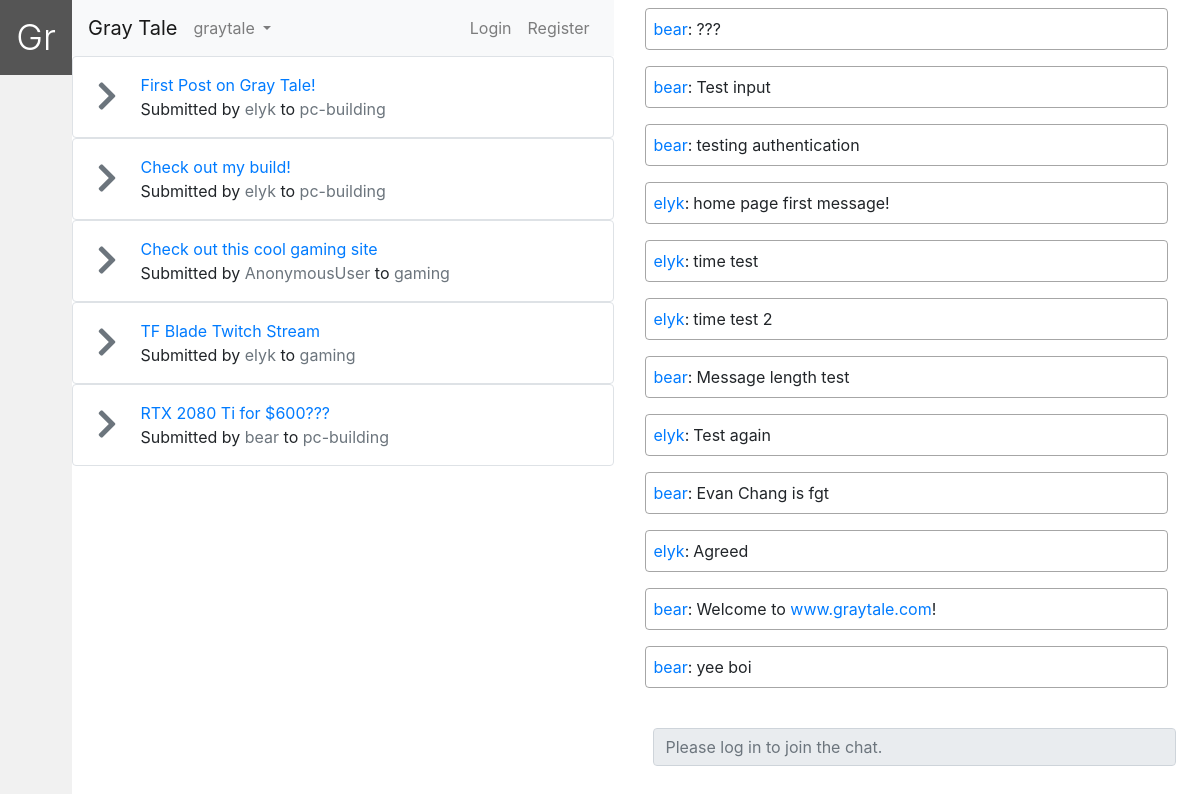
Before: / with the older database file.
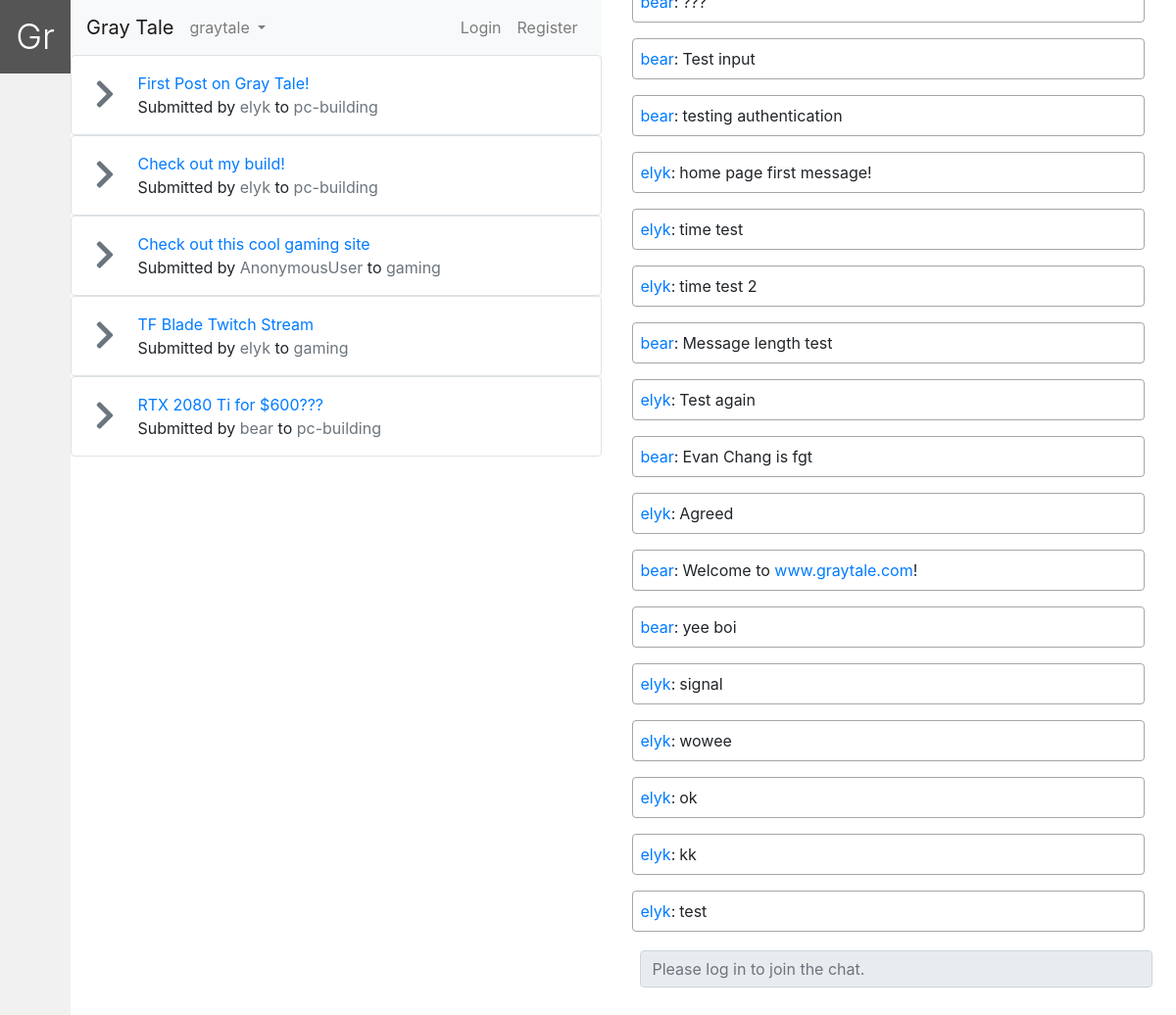
After: the same page with the newer database file.
### chatbox/models.py (models this page shows, shortened)
class Post(models.Model):
    dt = datetime.now()
    username = models.CharField(max_length=32,default='user')
    topic = models.CharField(max_length=32, default='graytale')
    url = models.URLField(max_length=250)
    text = models.TextField(blank=True,max_length=10000)
    title = models.CharField(max_length=64, default='')
    datetime = models.IntegerField(default=time.mktime(dt.timetuple()))

class Message(models.Model):
    dt = datetime.now()
    username = models.CharField(max_length=32,default='user')
    message_text = models.CharField(max_length=1000)
    room_name = models.CharField(max_length=200,default='lobby')
    post_id = models.IntegerField(default=0)
    datetime = models.IntegerField(default=time.mktime(dt.timetuple()))

### chatbox/views.py (the view, shortened to what this page needs)
# urls.py: url(r'^$',views.room,name='index'),
@ensure_csrf_cookie
def room(request, room_name='graytale'):
    subscriptions, topic, messages = room_data(request, room_name, 0)
    if len(topic) == 0:
        raise Http404("Page does not exist")
    if room_name == 'graytale':
        posts = Post.objects.order_by('datetime')[:10]
    else:
        posts = Post.objects.filter(topic=room_name).order_by('datetime')[:10]
    subscribed = False if len(subscriptions) == 0 else len(subscriptions.filter(name=room_name)) > 0
    return render(request,'chat/room.html', {
        'room_name': mark_safe(room_name),
        'room_name_json': mark_safe(json.dumps(room_name)),
        'chat_history' : messages,
        'subscribed' : subscribed,
        'subscriptions' : subscriptions,
        'subscribable': True,
        'posts': posts,
    })

### chatbox/views.py (called while the page is built)
def room_data(request, room_name, post_id):
    if request.user.is_authenticated:
        try:
            subscriptions = request.user.profile.subscriptions.all()
        except:
            Profile.objects.create(user=request.user)
            subscriptions = request.user.profile.subscriptions.all()
    else:
        subscriptions = []
    topic = Topic.objects.filter(name=room_name)
    messages = reversed(Message.objects.filter(room_name=room_name, post_id=post_id).order_by('-datetime')[:20])
    return subscriptions, topic, messages

### chatbox/templates/chat/room.html (shortened to what this page needs)
{% extends "chat/base.html" %}
{% load static %}
{% block site_head %}
    <link rel="stylesheet" href="{% static 'css/chatbox.css' %}">
{% endblock site_head %}
{% block content %}
        <div class="row h-100">
            {% include "chat/sidebar.html" %}
            <div class="col-md-12" id="content">
                <div class="row">
                    <div class="posts col-md-6">
                        {% include "chat/navbar.html" %}
                        <div id="posts-window" class="posts-wrapper pre-scrollable">
                            {% for post in posts %}
                                <div class="gt-post border rounded py-3 px-4">
                                    <div class="row">
                                        <div class="col-md-1 my-auto">
                                            <a href="{% url 'index' %}g/{{post.topic}}/{{post.id}}" class="text-secondary"><i class="fas fa-chevron-right fa-2x"></i></a>
                                        </div>
                                        <div class="gt-post-details col-md-11">
                                            <div class="gt-post-link">
                                                <a href="{{post.url}}" target="_blank">{{post.title}}</a>
                                            </div>
                                            Submitted by <a class="text-muted" href="{% url 'index' %}user/{{post.username}}">{{post.username}}</a> to <a class="text-muted" href="{% url 'index' %}g/{{post.topic}}">{{post.topic}}</a>
                                        </div>
                                    </div>
                                </div>
                            {% endfor %}
                        </div>
                    </div>
                    <div class="col-md-6" id="chat-log">
                        <div id="chat-log-window" class="chat-log-wrapper pre-scrollable">
                            <div class="row" id="chat-log-div">
                            {% for msg in chat_history %}
                                <div class="chat-line col-md-11">
                                    <a class="msg-user" href="{% url 'index' %}user/{{msg.username}}">{{msg.username}}</a><span class="msg-sep pr-1">:</span><span class="msg-text">{{msg.message_text | urlize}}</span>
                                </div>
                            {% endfor %}
                            </div>
                        </div>
                        <div class="chat-input-wrapper">
                            <div class="row">
                                {% if user.is_authenticated %}
                                <input id="chat-message-input" class="form-control col-md-12" type="text" placeholder="Press 'Enter' to send a message"/>
                                {% else %}
                                <input id="chat-message-input" class="form-control col-md-12" type="text" size="2000" placeholder="Please log in to join the chat." disabled/>
                                {% endif %}
                            </div>
                        </div>
                    </div>
                </div>
            </div>
        </div>
{% endblock content %}

### chatbox/templates/chat/base.html (shortened to what this page needs)
{% load static %}
<!DOCTYPE html>
<html>
<head>
    <link rel="stylesheet" href="{% static 'css/sidebar.css'%}">
    <link rel="stylesheet" href="{% static 'css/bootstrap.min.css' %}">
    <link rel="stylesheet" href="{% static 'css/fontawesome.css' %}">
    {% block site_head %}
    {% endblock site_head %}
</head>
<body>
    <div class="gt-body container-fluid">
        {% block content %}
        {% endblock content %}
    </div>
</body>

### chatbox/templates/chat/sidebar.html (shortened to what this page needs)
{% load generaltags %}
<div class="sidebar">
    <div class="container">
        <div class="row sub-icon-wrapper">
            <div class="sub-icon m-auto display-4">
                <a href="{% url 'index' %}">Gr</a>
            </div>
        </div>
    </div>
</div>

### chatbox/templates/chat/navbar.html (shortened to what this page needs)
<nav class="navbar navbar-expand-lg navbar-light bg-light">
    <ul class="navbar-nav mr-auto">
        <li class="nav-item">
            <a class="navbar-brand mr-auto" href="{% url 'index' %}">Gray Tale</a>
        </li>
        <li class="nav-item dropdown">
            <a class="nav-link dropdown-toggle" href="#" id="navbarDropdown" role="button" data-toggle="dropdown" aria-haspopup="true" aria-expanded="false">
                {{room_name}}
            </a>
        </li>
    </ul>
    <ul class="navbar-nav ml-auto">
        {% if user.is_authenticated %}
        <li class="nav-item my-auto mx-2">
            <span>Hi, <a href="{% url 'index' %}user/{{user}}" class=>{{ user }}</a>!</span>
        </li>
        <li class="nav-item my-auto">
            <a href="{% url 'index' %}user/{{user}}" class="nav-link">Profile</a>
        </li>
        <li class="nav-item">
            <a class="nav-link" href="{% url 'logout' %}">Logout</a>
        </li>
        {% else %}
        <li class="nav-item">
            <a class="nav-link" data-toggle="modal" data-target="#modal" href="{% url 'login' %}">Login</a>
        </li>
        <li class="nav-item">
            <a class="nav-link" data-toggle="modal" data-target="#modal" href="{% url 'register' %}">Register</a>
        </li>
        {% endif %}
    </ul>
</nav>

### chatbox/static/css/sidebar.css (style rules this page uses)
.sidebar { margin: 0; padding: 0; width: 72px; background-color: #f1f1f1; position: fixed; height: 100%; overflow: auto; z-index: 99999999; overflow: hidden; }
.sidebar a { display: block; color: black; padding: 16px; text-decoration: none; }
.sub-icon-wrapper { height: 72px; }
.sub-icon { font-size: 2.25rem !important; }

### chatbox/static/css/chatbox.css (style rules this page uses)
html, body { height: 100%; }
.gt-body { overflow: hidden; }
.chat-line { border: 1px solid rgba(120,120,120,0.66); border-radius: 4px; width: auto; margin: 8px 0 8px 16px; padding: 8px; }
.gt-body { height: 100%; }
.posts-wrapper { max-height: 70vh !important; }
.chat-log-wrapper { min-height: 90vh; overflow-x: hidden !important; }
.chat-input-wrapper { padding: 1vh 2vw 0 2vw; min-height: 10vh; }
#content { padding-left: 72px; }
#chat-log-div { min-height: 100%; }

Changed rows visible on the page:
no longer on this page (row unchanged): Message: username "bear", message_text "???"
added Message: username "elyk", message_text "signal"
added Message: username "elyk", message_text "wowee"
added Message: username "elyk", message_text "ok"
added Message: username "elyk", message_text "kk"
added Message: username "elyk", message_text "test"
